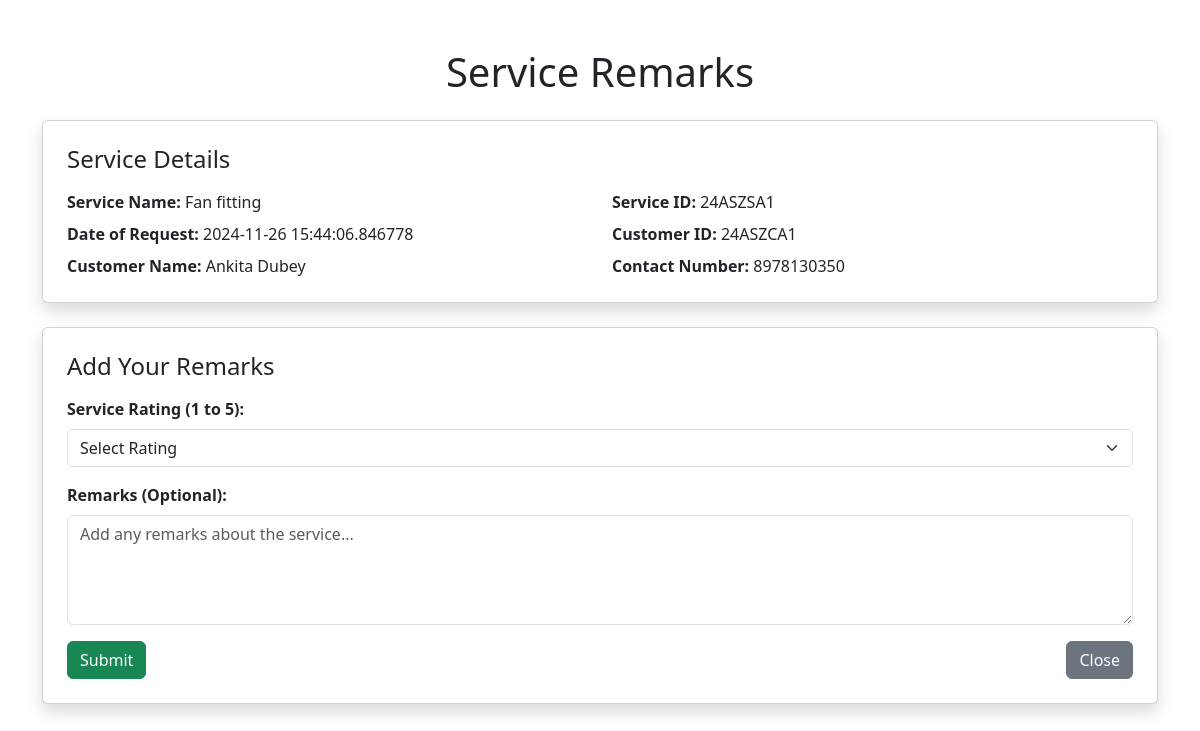
The page /Professional/rating/24ASZBA2 on the database its author committed.
### models.py (models this page shows, shortened)
class Service(db.Model):
    __tablename__ = 'Service'
    service_id = db.Column(db.String(50), primary_key=True)
    service_name = db.Column(db.String(100), nullable=False, unique=True)
    service_description = db.Column(db.String(200), nullable=False)
    base_price = db.Column(db.Integer(), nullable=False)
    category_id = db.Column(db.String(50), db.ForeignKey('Category.category_id'), nullable=False)
    requests = db.relationship('ServiceBooked', backref='service', lazy=True)

class Customer(db.Model):
    __tablename__ = 'Customer'
    customer_id = db.Column(db.String(50),  db.ForeignKey('Credential.user_id'),primary_key=True)
    username=db.Column(db.String(50), nullable=False)
    full_name = db.Column(db.String(50), nullable=False)
    address = db.Column(db.String(200), nullable=False)
    contact = db.Column(db.String(15), nullable=True)
    pin = db.Column(db.Integer(), nullable=False)
    status = db.Column(db.String(10), default='active')
    registration_date = db.Column(db.DateTime, default=datetime.utcnow)
    requests = db.relationship('ServiceBooked', backref='customer', lazy=True)

class Professional(db.Model):
    __tablename__ = 'Professional'
    professional_id = db.Column(db.String(50),db.ForeignKey('Credential.user_id'), primary_key=True, )
    username=db.Column(db.String(50), nullable=False)
    full_name = db.Column(db.String(50), nullable=False)
    experience = db.Column(db.String(50), nullable=False)
    contact_number = db.Column(db.String(15), nullable=True)
    service_name = db.Column(db.String(100), nullable=False)
    service_id=db.Column(db.String(50),nullable=False)
    document = db.Column(db.Text, nullable=False)
    address = db.Column(db.String(200), nullable=False)
    pin = db.Column(db.Integer(), nullable=False)
    status = db.Column(db.String(10), default='active')
    registration_date = db.Column(db.DateTime, default=datetime.utcnow)
    services_booked = db.relationship('ServiceBooked', backref='professional', lazy=True)

### routes.py (the view, shortened to what this page needs)
@app.route("/Professional/rating/<booking_id>", methods=['POST', 'GET'])
def customer_rating(booking_id):
    service_request = db.session.query(
        ServiceBooked.booking_id,
        Service.service_name,
        Service.service_id,
        Customer.customer_id,
        ServiceBooked.request_date,
        Customer.full_name.label("customer_name"),
        Professional.contact_number
    ).join(Service, ServiceBooked.service_id == Service.service_id) \
     .outerjoin(Customer, ServiceBooked.customer_id == Customer.customer_id) \
     .filter(ServiceBooked.booking_id == booking_id).first()
    if not service_request:
        flash("Service request not found.", "danger")
        return redirect(url_for('professional_home'))
    return render_template("Professional/rating.html", service_request=service_request)

### templates/Professional/rating.html (shortened to what this page needs)
<!DOCTYPE html>
<html lang="en">
<head>
  <link rel="stylesheet" href="https://cdn.jsdelivr.net/npm/bootstrap@5.3.0/dist/css/bootstrap.min.css">
</head>
<body>
  <div class="container mt-5">
    <h1 class="text-center mb-4">Service Remarks</h1>
    <div class="card shadow p-4 mb-4">
      <h4 class="card-title mb-3">Service Details</h4>
      <div class="row mb-2">
        <div class="col-md-6">
          <strong>Service Name:</strong> <span>{{ service_request.service_name }}</span>
        </div>
        <div class="col-md-6">
          <strong>Service ID:</strong> <span>{{ service_request.service_id }}</span>
        </div>
      </div>
      <div class="row mb-2">
        <div class="col-md-6">
          <strong>Date of Request:</strong> <span>{{ service_request.request_date }}</span>
        </div>
        <div class="col-md-6">
          <strong>Customer ID:</strong> <span>{{ service_request.customer_id }}</span>
        </div>
      </div>
      <div class="row">
        <div class="col-md-6">
          <strong>Customer Name:</strong> <span>{{ service_request.customer_name }}</span>
        </div>
        <div class="col-md-6">
          <strong>Contact Number:</strong> <span>{{ service_request.contact_number }}</span>
        </div>
      </div>
    </div>
    <form method="POST" action="{{ url_for('customer_rating', booking_id=service_request.booking_id) }}">
        <div class="card shadow p-4">
        <h4 class="card-title mb-3">Add Your Remarks</h4>
        <div class="mb-3">
          <label for="serviceRating" class="form-label"><strong>Service Rating (1 to 5):</strong></label>
          <select class="form-select" id="serviceRating" name="service_rating" required>
            <option value="" disabled selected>Select Rating</option>
          </select>
        </div>
        <div class="mb-3">
          <label for="serviceRemarks" class="form-label"><strong>Remarks (Optional):</strong></label>
          <textarea class="form-control" id="serviceRemarks" name="service_remarks" rows="4" placeholder="Add any remarks about the service..."></textarea>
        </div>
        <div class="d-flex justify-content-between">
          <button type="submit" class="btn btn-success">Submit</button>
          <a href="{{ url_for('professional_home') }}" class="btn btn-secondary">Close</a>
        </div>
      </div>
    </form>
  </div>
</body>
</html>

### rows shown on the page
Service: service_name "Fan fitting", service_id "24ASZSA1"
Customer: customer_id "24ASZCA1", customer_name "Ankita Dubey"
Professional: contact_number "8978130350"

### other values the page prints
{{ service_request.request_date }} "2024-11-26 15:44:06.846778"
